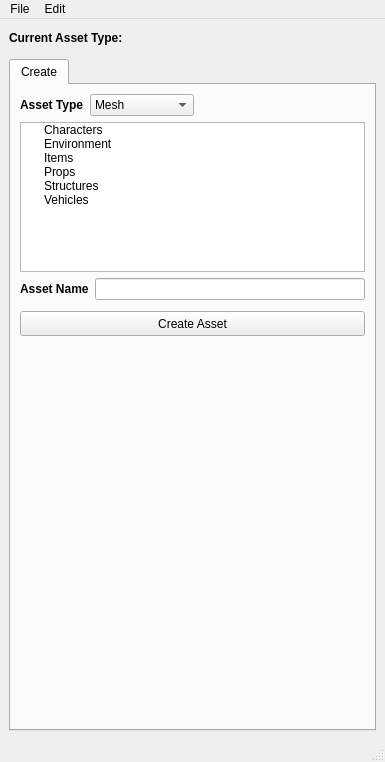
<?xml version="1.0" encoding="UTF-8"?>
<ui version="4.0">
 <class>MainWindow</class>
 <widget class="QMainWindow" name="MainWindow">
  <property name="geometry">
   <rect>
    <x>0</x>
    <y>0</y>
    <width>385</width>
    <height>762</height>
   </rect>
  </property>
  <property name="windowTitle">
   <string>MainWindow</string>
  </property>
  <widget class="QWidget" name="centralwidget">
   <layout class="QVBoxLayout" name="central_widget_verticalLayout">
    <item>
     <layout class="QHBoxLayout" name="horizontalLayout">
      <property name="bottomMargin">
       <number>5</number>
      </property>
      <item>
       <widget class="QLabel" name="currentAssetTypeHeaderLabel">
        <property name="font">
         <font>
          <weight>75</weight>
          <bold>true</bold>
         </font>
        </property>
        <property name="text">
         <string>Current Asset Type:</string>
        </property>
       </widget>
      </item>
      <item>
       <widget class="QLabel" name="currentAssetTypeLabel">
        <property name="text">
         <string>&lt;NONE&gt;</string>
        </property>
       </widget>
      </item>
      <item>
       <spacer name="horizontalSpacer">
        <property name="orientation">
         <enum>Qt::Horizontal</enum>
        </property>
        <property name="sizeHint" stdset="0">
         <size>
          <width>40</width>
          <height>20</height>
         </size>
        </property>
       </spacer>
      </item>
     </layout>
    </item>
    <item>
     <widget class="QTabWidget" name="tabWidget">
      <property name="currentIndex">
       <number>0</number>
      </property>
      <widget class="QWidget" name="createTab">
       <attribute name="title">
        <string>Create</string>
       </attribute>
       <layout class="QVBoxLayout" name="verticalLayout">
        <item>
         <layout class="QHBoxLayout" name="assetTypeLayout">
          <property name="topMargin">
           <number>0</number>
          </property>
          <property name="bottomMargin">
           <number>0</number>
          </property>
          <item alignment="Qt::AlignLeft">
           <widget class="QLabel" name="assetTypeLabel">
            <property name="font">
             <font>
              <weight>75</weight>
              <bold>true</bold>
             </font>
            </property>
            <property name="text">
             <string>Asset Type</string>
            </property>
           </widget>
          </item>
          <item>
           <widget class="QComboBox" name="assetTypeComboBox">
            <property name="minimumSize">
             <size>
              <width>100</width>
              <height>0</height>
             </size>
            </property>
            <item>
             <property name="text">
              <string>Mesh</string>
             </property>
            </item>
            <item>
             <property name="text">
              <string>Skeleton</string>
             </property>
            </item>
            <item>
             <property name="text">
              <string>SkinnedMesh</string>
             </property>
            </item>
            <item>
             <property name="text">
              <string>Rig</string>
             </property>
            </item>
            <item>
             <property name="text">
              <string>Animation</string>
             </property>
            </item>
           </widget>
          </item>
          <item>
           <spacer name="horizontalSpacer_2">
            <property name="orientation">
             <enum>Qt::Horizontal</enum>
            </property>
            <property name="sizeHint" stdset="0">
             <size>
              <width>40</width>
              <height>20</height>
             </size>
            </property>
           </spacer>
          </item>
         </layout>
        </item>
        <item alignment="Qt::AlignTop">
         <widget class="QTreeWidget" name="assetParentFolderTreeWidget">
          <property name="minimumSize">
           <size>
            <width>0</width>
            <height>150</height>
           </size>
          </property>
          <property name="maximumSize">
           <size>
            <width>16777215</width>
            <height>150</height>
           </size>
          </property>
          <attribute name="headerVisible">
           <bool>false</bool>
          </attribute>
          <column>
           <property name="text">
            <string>Asset Parent Folders</string>
           </property>
           <property name="font">
            <font>
             <weight>75</weight>
             <bold>true</bold>
            </font>
           </property>
          </column>
          <item>
           <property name="text">
            <string>Characters</string>
           </property>
          </item>
          <item>
           <property name="text">
            <string>Environment</string>
           </property>
          </item>
          <item>
           <property name="text">
            <string>Items</string>
           </property>
          </item>
          <item>
           <property name="text">
            <string>Props</string>
           </property>
          </item>
          <item>
           <property name="text">
            <string>Structures</string>
           </property>
          </item>
          <item>
           <property name="text">
            <string>Vehicles</string>
           </property>
          </item>
         </widget>
        </item>
        <item>
         <layout class="QHBoxLayout" name="assetNameLayout">
          <property name="bottomMargin">
           <number>5</number>
          </property>
          <item>
           <widget class="QLabel" name="assetNameLabel">
            <property name="font">
             <font>
              <weight>75</weight>
              <bold>true</bold>
             </font>
            </property>
            <property name="frameShadow">
             <enum>QFrame::Plain</enum>
            </property>
            <property name="text">
             <string>Asset Name</string>
            </property>
           </widget>
          </item>
          <item>
           <widget class="QLineEdit" name="assetNameLineEdit">
            <property name="focusPolicy">
             <enum>Qt::StrongFocus</enum>
            </property>
           </widget>
          </item>
         </layout>
        </item>
        <item>
         <layout class="QHBoxLayout" name="createAssetLayout">
          <property name="bottomMargin">
           <number>100</number>
          </property>
          <item alignment="Qt::AlignTop">
           <widget class="QPushButton" name="createAssetButton">
            <property name="minimumSize">
             <size>
              <width>0</width>
              <height>25</height>
             </size>
            </property>
            <property name="maximumSize">
             <size>
              <width>16777215</width>
              <height>25</height>
             </size>
            </property>
            <property name="text">
             <string>Create Asset</string>
            </property>
           </widget>
          </item>
         </layout>
        </item>
        <item>
         <spacer name="verticalSpacer_2">
          <property name="orientation">
           <enum>Qt::Vertical</enum>
          </property>
          <property name="sizeHint" stdset="0">
           <size>
            <width>20</width>
            <height>40</height>
           </size>
          </property>
         </spacer>
        </item>
       </layout>
      </widget>
     </widget>
    </item>
   </layout>
  </widget>
  <widget class="QMenuBar" name="menubar">
   <property name="geometry">
    <rect>
     <x>0</x>
     <y>0</y>
     <width>385</width>
     <height>22</height>
    </rect>
   </property>
   <widget class="QMenu" name="editMenu">
    <property name="title">
     <string>Edit</string>
    </property>
    <addaction name="settingsAction"/>
   </widget>
   <widget class="QMenu" name="menuFile">
    <property name="title">
     <string>File</string>
    </property>
    <addaction name="exportAction"/>
    <addaction name="exportToCustomLocationAction"/>
   </widget>
   <addaction name="menuFile"/>
   <addaction name="editMenu"/>
  </widget>
  <widget class="QStatusBar" name="statusbar"/>
  <action name="settingsAction">
   <property name="text">
    <string>Settings</string>
   </property>
   <property name="toolTip">
    <string>Settings</string>
   </property>
  </action>
  <action name="exportAction">
   <property name="text">
    <string>Export</string>
   </property>
  </action>
  <action name="exportToCustomLocationAction">
   <property name="text">
    <string>Export to Custom Location</string>
   </property>
  </action>
 </widget>
 <resources/>
 <connections>
  <connection>
   <sender>assetNameLineEdit</sender>
   <signal>returnPressed()</signal>
   <receiver>createAssetButton</receiver>
   <slot>click()</slot>
   <hints>
    <hint type="sourcelabel">
     <x>202</x>
     <y>290</y>
    </hint>
    <hint type="destinationlabel">
     <x>166</x>
     <y>324</y>
    </hint>
   </hints>
  </connection>
 </connections>
</ui>
